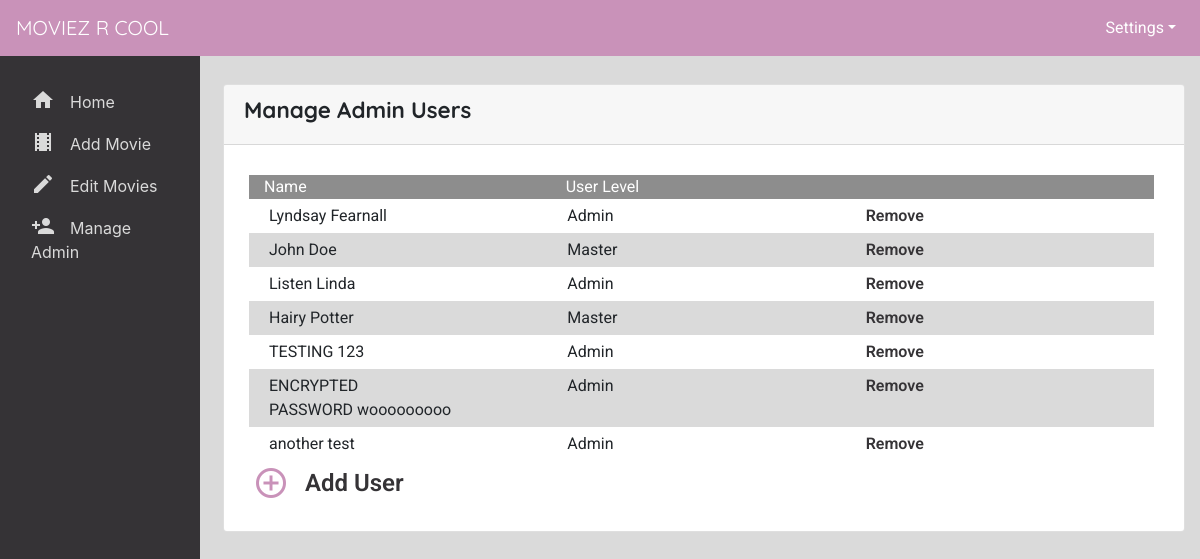
Page /admin/admin_manageUsers.php on the committed database.
### tables this page shows
CREATE TABLE `tbl_user` (
  `user_id` mediumint(8) UNSIGNED NOT NULL,
  `user_fname` varchar(250) NOT NULL,
  `user_lname` varchar(150) NOT NULL,
  `user_name` varchar(250) NOT NULL,
  `user_pass` varchar(250) NOT NULL,
  `user_email` varchar(250) NOT NULL,
  `user_date` timestamp NOT NULL DEFAULT CURRENT_TIMESTAMP,
  `user_level` varchar(15) NOT NULL,
  `user_ip` varchar(50) NOT NULL DEFAULT 'no',
  `login_attempts` tinyint(4) NOT NULL,
  `first_login` tinyint(1) NOT NULL
);

### admin/phpscripts/read.php (called while the page is built, shortened)
<?php
function getAll($tbl) {
		include('connect.php');
		$queryAll = "SELECT * FROM {$tbl}";
		$runAll = mysqli_query($link, $queryAll);
		if($runAll){
			return $runAll;
		}else{
			$error = "There was a problem accessing this information.";
			return $error;
		}
	}
 ?>

### admin/admin_manageUsers.php (the view, shortened to what this page needs)
<?php
  $tbl = "tbl_user";
  $users = getAll($tbl);
 ?>
<!DOCTYPE html>
<html lang="en">
<head>
  <link rel="stylesheet" href="https://maxcdn.bootstrapcdn.com/bootstrap/4.0.0/css/bootstrap.min.css">
  <link rel="stylesheet" href="../public/css/main.css">
</head>
<body class="admin">
  <?php
    include('../includes/adminNav.php');
   ?>
  <div class="container-fluid">
    <div class="row">
      <?php
        include('../includes/adminSidebar.php')
       ?>
       <div class="col-10 adminMainBody mt-1">
         <div class="ml-2 mt-4 mb-5 card">
           <div class="card-header">
             <h1>Manage Admin Users</h1>
           </div>
            <div class="card-body">
              <ul class="userList">
                <div class="row" id="tableHeading">
                  <div class="col-4">Name</div>
                  <div class="col-4">User Level</div>
                </div>
                <?php
                  while($row = mysqli_fetch_array($users)){
                    if ($row['user_level'] == 1){
                      $usrlvl = "Master";
                    }else{
                      $usrlvl = "Admin";
                    }
                    echo "
                      <li class=\"row\">
                        <div class=\"col-4\">
                        {$row['user_fname']}&nbsp;{$row['user_lname']}&nbsp;
                        </div>
                        <div class=\"col-4\">
                        $usrlvl
                        </div>
                        <div class=\"col-4\">
                        <a class=\"remove\" href=\"phpscripts/caller.php?caller_id=delete&id={$row['user_id']}\">Remove</a>
                        </div>
                        </br>
                      </li>
                      ";
                    }
                ?>
                <a class="row" id="addOne" href="admin_addUser.php"><i class="material-icons">add_circle_outline</i>Add User</a>
              </ul>
            </div>
         </div>
       </div>
    </div>
  </div>
</body>
</html>

### public/css/main.css (style rules this page uses)
h1,h2,h3,h4,h5,h6 { font-family:"Quicksand",Arial,sans-serif }
body { min-height:100vh;background-color:#353336 }
.admin { background-color:#dadada }
.adminMainBody { min-height:100vh;background-color:#dadada }
.adminMainBody h1 { font-size:1.4rem;font-weight:bold }
.userList { padding:5px 15px 0px 15px;margin:5px 10px 10px 5px;font-family:"Roboto",Arial,sans-serif }
.userList a { color:#353336;font-weight:600 }
.userList #tableHeading { background-color:#8D8D8D;color:white }
.userList li { list-style-type:none;padding:5px }
.userList li:nth-child(odd) { background:#dadada }
.userList .remove { -webkit-transition:color 0.3s ease;-moz-transition:color 0.3s ease;-ms-transition:color 0.3s ease;-moz-transition:color 0.3s ease;transition:color 0.3s ease }
.userList .material-icons { vertical-align:bottom;margin-right:1rem;margin-left:.25rem;color:#c992b9;font-size:1.5em }
.userList #addOne { margin-top:.25rem;font-size:1.5em }

### rows in the picture
tbl_user: user_fname "Lyndsay", user_lname "Fearnall", user_level "Admin"
tbl_user: user_fname "John", user_lname "Doe", user_level "Master"
tbl_user: user_fname "Listen", user_lname "Linda", user_level "Admin"
tbl_user: user_fname "Hairy", user_lname "Potter", user_level "Master"
tbl_user: user_fname "TESTING", user_lname "123", user_level "Admin"
tbl_user: user_fname "ENCRYPTED PASSWORD", user_lname "wooooooooo", user_level "Admin"
tbl_user: user_fname "another", user_lname "test", user_level "Admin"
